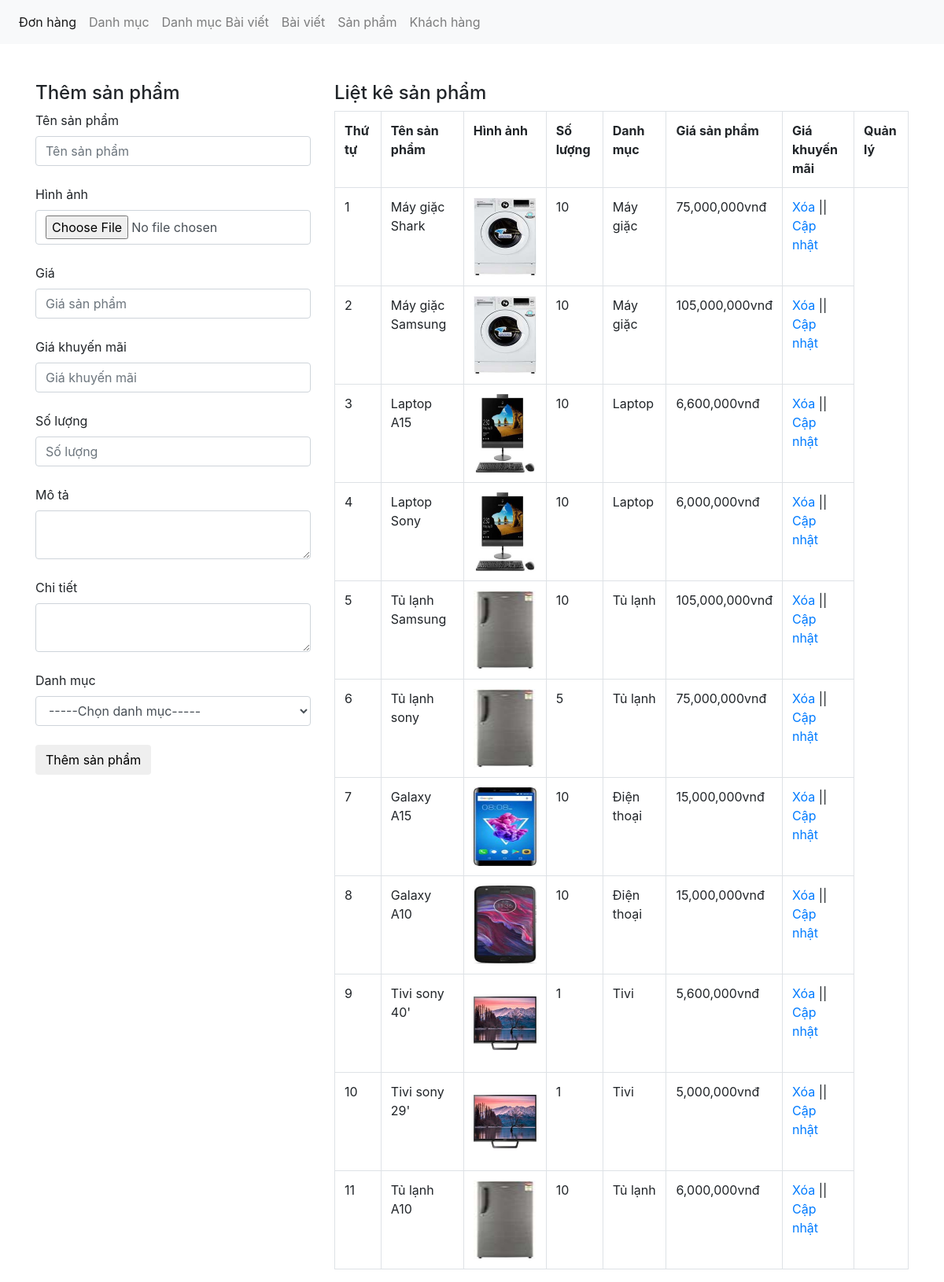
Screenshot of /admin/xulysanpham.php with the database file from the repository.
### tables this page shows
CREATE TABLE `tbl_sanpham` (
  `sanpham_id` int(11) NOT NULL,
  `category_id` int(11) NOT NULL,
  `sanpham_name` varchar(255) NOT NULL,
  `sanpham_chitiet` text NOT NULL,
  `sanpham_mota` text NOT NULL,
  `sanpham_gia` varchar(100) NOT NULL,
  `sanpham_giakhuyenmai` varchar(100) NOT NULL,
  `sanpham_active` int(11) NOT NULL,
  `sanpham_hot` int(11) NOT NULL,
  `sanpham_soluong` int(11) NOT NULL,
  `sanpham_image` varchar(50) NOT NULL
);

CREATE TABLE `tbl_category` (
  `category_id` int(11) NOT NULL,
  `category_name` varchar(50) NOT NULL
);

### admin/xulysanpham.php (the view, shortened to what this page needs)
<?php
	include('../db/connect.php');
?>
<!DOCTYPE html>
<html lang="en">
<head>
	<link href="../css/bootstrap.css" rel="stylesheet" type="text/css" media="all" />
</head>
<body>
	<nav class="navbar navbar-expand-lg navbar-light bg-light">
	  <div class="collapse navbar-collapse" id="navbarNav">
	    <ul class="navbar-nav">
	      <li class="nav-item active">
	        <a class="nav-link" href="xulydonhang.php">Đơn hàng <span class="sr-only">(current)</span></a>
	      </li>
	      <li class="nav-item">
	        <a class="nav-link" href="xulydanhmuc.php">Danh mục</a>
	      </li>
	       <li class="nav-item">
	        <a class="nav-link" href="xulydanhmucbaiviet.php">Danh mục Bài viết</a>
	      </li>
	         <li class="nav-item">
	        <a class="nav-link" href="xulybaiviet.php">Bài viết</a>
	      </li>
	      <li class="nav-item">
	        <a class="nav-link" href="xulysanpham.php">Sản phẩm</a>
	      </li>
	       <li class="nav-item">
	        <a class="nav-link" href="xulykhachhang.php">Khách hàng</a>
	      </li>
	    </ul>
	  </div>
	</nav><br><br>
	<div class="container">
		<div class="row">
		<?php
			if(isset($_GET['quanly'])=='capnhat'){
				$id_capnhat = $_GET['capnhat_id'];
				$sql_capnhat = mysqli_query($con,"SELECT * FROM tbl_sanpham WHERE sanpham_id='$id_capnhat'");
				$row_capnhat = mysqli_fetch_array($sql_capnhat);
				$id_category_1 = $row_capnhat['category_id'];
				?>
				<div class="col-md-4">
				<h4>Cập nhật sản phẩm</h4>
				<form action="" method="POST" enctype="multipart/form-data">
					<label>Tên sản phẩm</label>
					<input type="text" class="form-control" name="tensanpham" value="<?php echo $row_capnhat['sanpham_name'] ?>"><br>
					<input type="hidden" class="form-control" name="id_update" value="<?php echo $row_capnhat['sanpham_id'] ?>">
					<label>Hình ảnh</label>
					<input type="file" class="form-control" name="hinhanh"><br>
					<img src="../uploads/<?php echo $row_capnhat['sanpham_image'] ?>" height="80" width="80"><br>
					<label>Giá</label>
					<input type="text" class="form-control" name="giasanpham" value="<?php echo $row_capnhat['sanpham_gia'] ?>"><br>
					<label>Giá khuyến mãi</label>
					<input type="text" class="form-control" name="giakhuyenmai" value="<?php echo $row_capnhat['sanpham_giakhuyenmai'] ?>"><br>
					<label>Số lượng</label>
					<input type="text" class="form-control" name="soluong" value="<?php echo $row_capnhat['sanpham_soluong'] ?>"><br>
					<label>Mô tả</label>
					<textarea class="form-control" rows="10" name="mota"><?php echo $row_capnhat['sanpham_mota'] ?></textarea><br>
					<label>Chi tiết</label>
					<textarea class="form-control" rows="10" name="chitiet"><?php echo $row_capnhat['sanpham_chitiet'] ?></textarea><br>
					<label>Danh mục</label>
					<?php
					$sql_danhmuc = mysqli_query($con,"SELECT * FROM tbl_category ORDER BY category_id DESC");
					?>
					<select name="danhmuc" class="form-control">
						<option value="0">-----Chọn danh mục-----</option>
						<?php
						while($row_danhmuc = mysqli_fetch_array($sql_danhmuc)){
							if($id_category_1==$row_danhmuc['category_id']){
						?>
						<option selected value="<?php echo $row_danhmuc['category_id'] ?>"><?php echo $row_danhmuc['category_name'] ?></option>
						<?php
							}else{
						?>
						<option value="<?php echo $row_danhmuc['category_id'] ?>"><?php echo $row_danhmuc['category_name'] ?></option>
						<?php
							}
						}
						?>
					</select><br>
					<input type="submit" name="capnhatsanpham" value="Cập nhật sản phẩm" class="btn btn-default">
				</form>
				</div>
			<?php
			}else{
				?>
				<div class="col-md-4">
				<h4>Thêm sản phẩm</h4>
				<form action="" method="POST" enctype="multipart/form-data">
					<label>Tên sản phẩm</label>
					<input type="text" class="form-control" name="tensanpham" placeholder="Tên sản phẩm"><br>
					<label>Hình ảnh</label>
					<input type="file" class="form-control" name="hinhanh"><br>
					<label>Giá</label>
					<input type="text" class="form-control" name="giasanpham" placeholder="Giá sản phẩm"><br>
					<label>Giá khuyến mãi</label>
					<input type="text" class="form-control" name="giakhuyenmai" placeholder="Giá khuyến mãi"><br>
					<label>Số lượng</label>
					<input type="text" class="form-control" name="soluong" placeholder="Số lượng"><br>
					<label>Mô tả</label>
					<textarea class="form-control" name="mota"></textarea><br>
					<label>Chi tiết</label>
					<textarea class="form-control" name="chitiet"></textarea><br>
					<label>Danh mục</label>
					<select name="danhmuc" class="form-control">
						<option value="0">-----Chọn danh mục-----</option>
					</select><br>
					<input type="submit" name="themsanpham" value="Thêm sản phẩm" class="btn btn-default">
				</form>
				</div>
				<?php
			}
				?>
			<div class="col-md-8">
				<h4>Liệt kê sản phẩm</h4>
				<?php
				$sql_select_sp = mysqli_query($con,"SELECT * FROM tbl_sanpham,tbl_category WHERE tbl_sanpham.category_id=tbl_category.category_id ORDER BY tbl_sanpham.sanpham_id DESC");
				?>
				<table class="table table-bordered ">
					<tr>
						<th>Thứ tự</th>
						<th>Tên sản phẩm</th>
						<th>Hình ảnh</th>
						<th>Số lượng</th>
						<th>Danh mục</th>
						<th>Giá sản phẩm</th>
						<th>Giá khuyến mãi</th>
						<th>Quản lý</th>
					</tr>
					<?php
					$i = 0;
					while($row_sp = mysqli_fetch_array($sql_select_sp)){
						$i++;
					?>
					<tr>
						<td><?php echo $i ?></td>
						<td><?php echo $row_sp['sanpham_name'] ?></td>
						<td><img src="../uploads/<?php echo $row_sp['sanpham_image'] ?>" height="100" width="80"></td>
						<td><?php echo $row_sp['sanpham_soluong'] ?></td>
						<td><?php echo $row_sp['category_name'] ?></td>
						<td><?php echo number_format($row_sp['sanpham_gia']).'vnđ' ?></td>
						<td><a href="?xoa=<?php echo $row_sp['sanpham_id'] ?>">Xóa</a> || <a href="xulysanpham.php?quanly=capnhat&capnhat_id=<?php echo $row_sp['sanpham_id'] ?>">Cập nhật</a></td>
					</tr>
				<?php
					}
					?>
				</table>
			</div>
		</div>
	</div>
</body>
</html>

### rows the page displays
tbl_sanpham: sanpham_name "Máy giặc Shark", sanpham_image (picture), sanpham_soluong "10", category.category_name "Máy giặc", sanpham_gia "75,000,000"
tbl_sanpham: sanpham_name "Máy giặc Samsung", sanpham_image (picture), sanpham_soluong "10", category.category_name "Máy giặc", sanpham_gia "105,000,000"
tbl_sanpham: sanpham_name "Laptop A15", sanpham_image (picture), sanpham_soluong "10", category.category_name "Laptop", sanpham_gia "6,600,000"
tbl_sanpham: sanpham_name "Laptop Sony", sanpham_image (picture), sanpham_soluong "10", category.category_name "Laptop", sanpham_gia "6,000,000"
tbl_sanpham: sanpham_name "Tủ lạnh Samsung", sanpham_image (picture), sanpham_soluong "10", category.category_name "Tủ lạnh", sanpham_gia "105,000,000"
tbl_sanpham: sanpham_name "Tủ lạnh sony", sanpham_image (picture), sanpham_soluong "5", category.category_name "Tủ lạnh", sanpham_gia "75,000,000"
tbl_sanpham: sanpham_name "Galaxy A15", sanpham_image (picture), sanpham_soluong "10", category.category_name "Điện thoại", sanpham_gia "15,000,000"
tbl_sanpham: sanpham_name "Galaxy A10", sanpham_image (picture), sanpham_soluong "10", category.category_name "Điện thoại", sanpham_gia "15,000,000"
tbl_sanpham: sanpham_name "Tivi sony 40'", sanpham_image (picture), sanpham_soluong "1", category.category_name "Tivi", sanpham_gia "5,600,000"
tbl_sanpham: sanpham_name "Tivi sony 29'", sanpham_image (picture), sanpham_soluong "1", category.category_name "Tivi", sanpham_gia "5,000,000"
tbl_sanpham: sanpham_name "Tủ lạnh A10", sanpham_image (picture), sanpham_soluong "10", category.category_name "Tủ lạnh", sanpham_gia "6,000,000"
